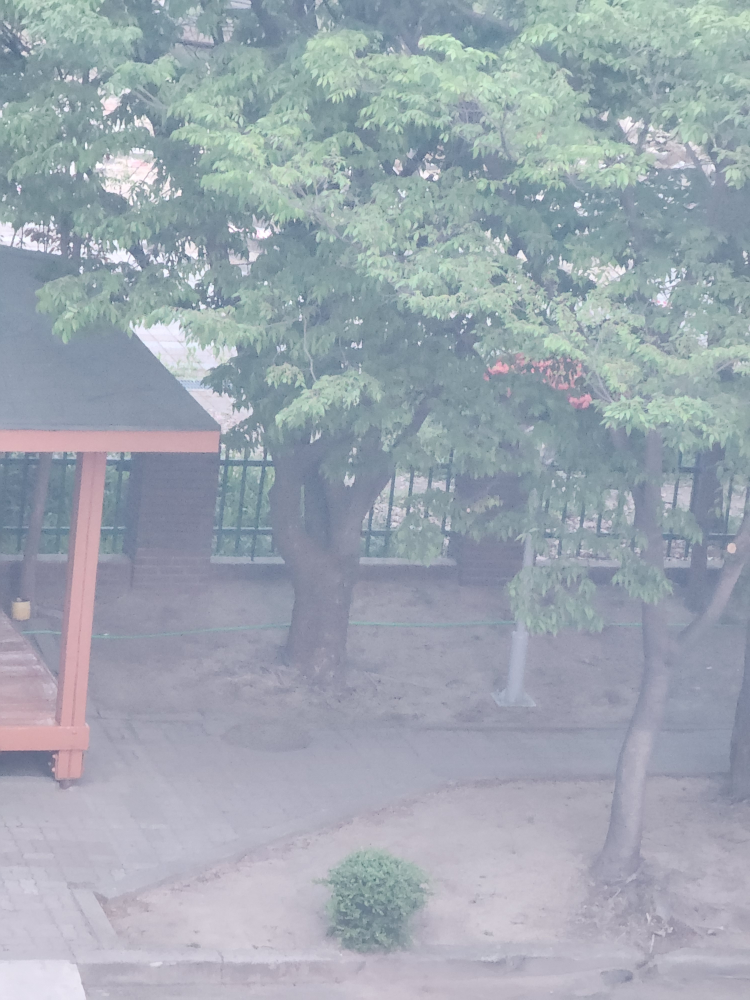
#> input picture img/1.jpg, 3000 x 4000 px (shown at 1/4 size); its folder holds 4 pictures in this run
$ python image_stitching.py
#> lines starting #> are read from the running program, lines starting #| are printed output that depends on the picture; after the words box and inside, x2 and y2 are one past the last pixel; in counts of white or black regions, pixels touching at a corner belong together
import numpy as np
import cv2 as cv

# Load images
TargetPX=900
imgs=[]
for j in range(1, 5):
    img = cv.imread(f'img/{j}.jpg')
#> img is the input picture: shape (4000, 3000, 3); mean B, G, R 177.2, 167.4, 158.2
    assert (img is not None), 'Cannot read the given images'
    # 가로를 TargetPX로 고정하고 세로 비율 유지
    target_width = TargetPX
    aspect_ratio = img.shape[0] / img.shape[1] # 세로/가로 비율
#> aspect_ratio = 1.33
    target_height = int(target_width * aspect_ratio)
#> target_height = 1200
    dim = (target_width, target_height)
#> dim = (900, 1200)
    img = cv.resize(img, dim, interpolation=cv.INTER_AREA)
#> img: shape (1200, 900, 3)

    imgs.append(img)

# Retrieve matching points
fdetector = cv.BRISK_create()
fmatcher = cv.DescriptorMatcher_create('BruteForce-Hamming')
for i, img in enumerate(imgs):
    # 투명도 부여 초기값 255(불투명)
    b, g, r = cv.split(img)
    alpha = np.ones(b.shape, dtype=b.dtype) * 255
    img = cv.merge((b, g, r, alpha))
    if i == 0:
        img_merged = img
    else:
        keypoints_merged, descriptors_merged = fdetector.detectAndCompute(img_merged, None)
        keypoints, descriptors = fdetector.detectAndCompute(img, None)
        match = fmatcher.match(descriptors_merged, descriptors)

        # Calculate planar homography and merge two images
        pts1, pts2 = [], []
        for i in range(len(match)):
            pts1.append(keypoints_merged[match[i].queryIdx].pt)
            pts2.append(keypoints[match[i].trainIdx].pt)
        pts1 = np.array(pts1, dtype=np.float32)
        pts2 = np.array(pts2, dtype=np.float32)

        H, inlier_mask = cv.findHomography(pts2, pts1, cv.RANSAC)

        # img의 네 모서리 좌표 (좌상, 좌하, 우하, 우상)
        h, w = img.shape[:2]
        corners = np.array([[0, 0], [0, h], [w, h], [w, 0]], dtype='float32').reshape(-1, 1, 2)
        # H를 이용해 이 모서리들이 img2 좌표계에서 어디에 찍히는지 계산 (Perspective Transform)
        transformed_corners = cv.perspectiveTransform(corners, H)
        # x, y좌표 구분
        x_coords = transformed_corners[:, 0, 0]
        y_coords = transformed_corners[:, 0, 1]

        min_x, max_x = np.min(x_coords), np.max(x_coords)
        min_y, max_y = np.min(y_coords), np.max(y_coords)
        # 붙일 이미지가 왼쪽에 있을 경우 오른쪽으로 평행이동해서 정상적으로 붙이기
        dx = int(max(0, -min_x))
        dy = int(max(0, -min_y))
        # 합쳐진 이미지의 추정 사이즈
        dist_x = int(max(img_merged.shape[1], max_x) + dx)
        dist_y = int(max(img_merged.shape[0], max_y) + dy)

        # 이동 행렬 생성
        T = np.array([[1, 0, dx], [0, 1, dy], [0, 0, 1]], dtype=np.float32)
        H = T @ H

        result_img = cv.warpPerspective(img, H, (dist_x, dist_y)) # Perspective Transform
        # 기존 이미지를 새 캔버스에 배치 (덮어쓰기)
        #result_img[dy:img_merged.shape[0]+dy,dx:img_merged.shape[1]+dx] = img_merged

        # 1. 기존 이미지가 들어갈 영역(ROI)을 잘라냅니다.
        roi = result_img[dy:img_merged.shape[0]+dy, dx:img_merged.shape[1]+dx]

        # 기존 이미지(img_merged)에서 검은색이 아닌 부분(실제 그림) 마스크 생성
        img_merged_gray = cv.cvtColor(img_merged, cv.COLOR_BGRA2GRAY)
        _, mask = cv.threshold(img_merged_gray, 1, 255, cv.THRESH_BINARY)
        mask_inv = cv.bitwise_not(mask)

        # 마스크를 이용해 합성 (배경 제외)
        img_bg = cv.bitwise_and(roi, roi, mask=mask_inv)
        img_fg = cv.bitwise_and(img_merged, img_merged, mask=mask)

        # 두 영역을 합쳐서 다시 넣습니다.
        result_img[dy:img_merged.shape[0]+dy, dx:img_merged.shape[1]+dx] = cv.add(img_bg, img_fg)

        img_merged = result_img

        # 검은 배경 투명하게
        gray = cv.cvtColor(img_merged, cv.COLOR_BGR2GRAY)
        is_black = (gray < 1)
        img_merged[is_black, 3] = 0
#> this loop made 4 passes
#> pass 1, `b, g, r = cv.split(img)`:
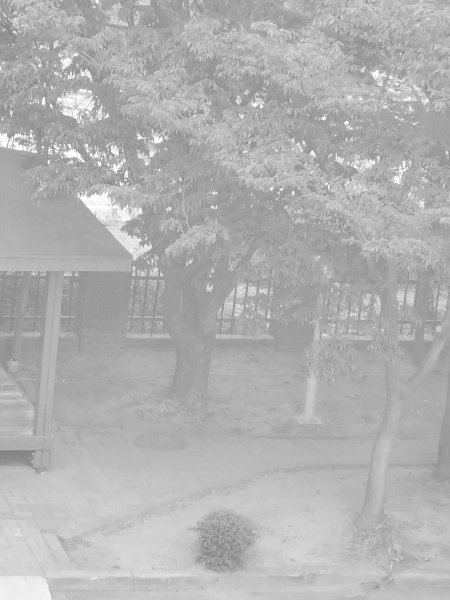
#> b: shape (1200, 900) (shown at 1/2 size); min 108, max 255, mean 177.2
#> pass 1, `b, g, r = cv.split(img)`:
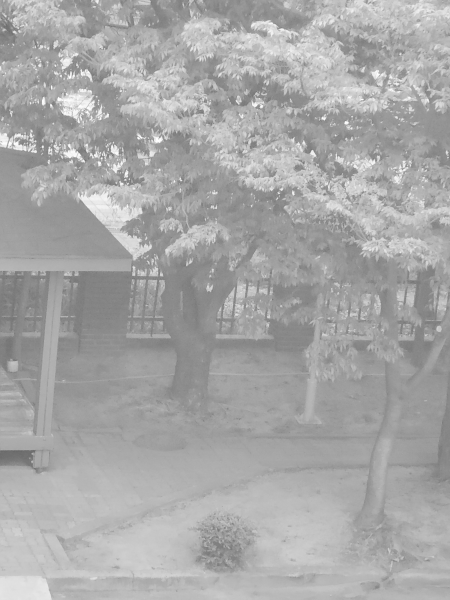
#> g: shape (1200, 900) (shown at 1/2 size); min 96, max 255, mean 167.4
#> pass 1, `b, g, r = cv.split(img)`:
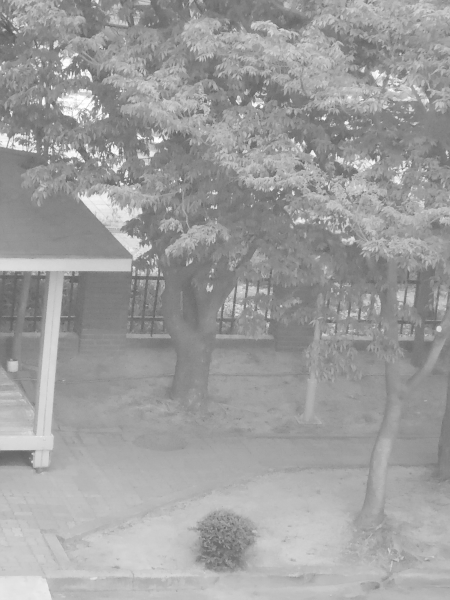
#> r: shape (1200, 900) (shown at 1/2 size); min 76, max 255, mean 158.2
#> after the loop: img_bg: shape (1650, 1797, 4); every value is 0
#> after the loop:
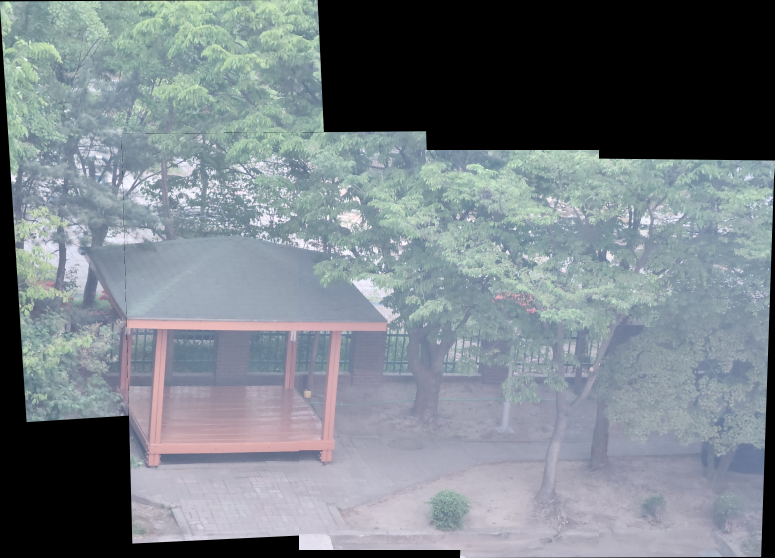
#> img_merged: shape (1673, 2323, 4) (shown at 1/3 size); mean of channels 0, 1, 2, 3 134.1, 127.6, 119.3, 196.8; drawn as B, G, R
#> after the loop:
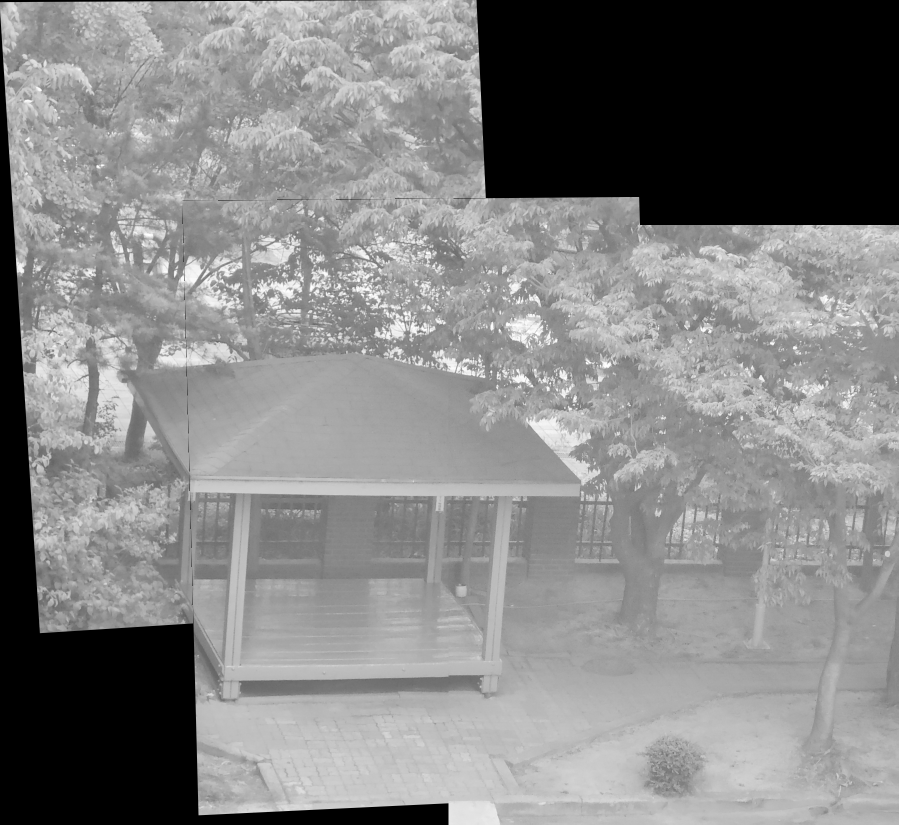
#> img_merged_gray: shape (1650, 1797) (shown at 1/2 size); min 0, max 255, mean 132.2
#> after the loop:
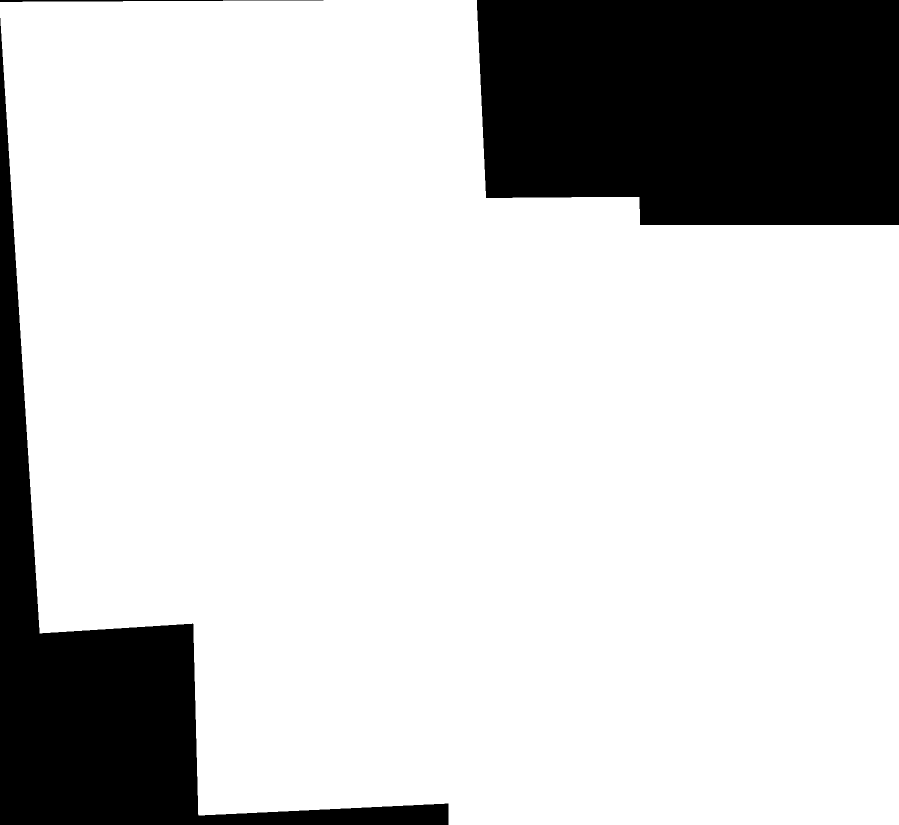
#> mask: shape (1650, 1797) (shown at 1/2 size); 80.5% white; 3 black regions, box (x1, y1, x2, y2) and area: (954, 0, 1797, 450) 357875, (0, 36, 897, 1650) 217716, (0, 0, 647, 4) 1384
#> after the loop:
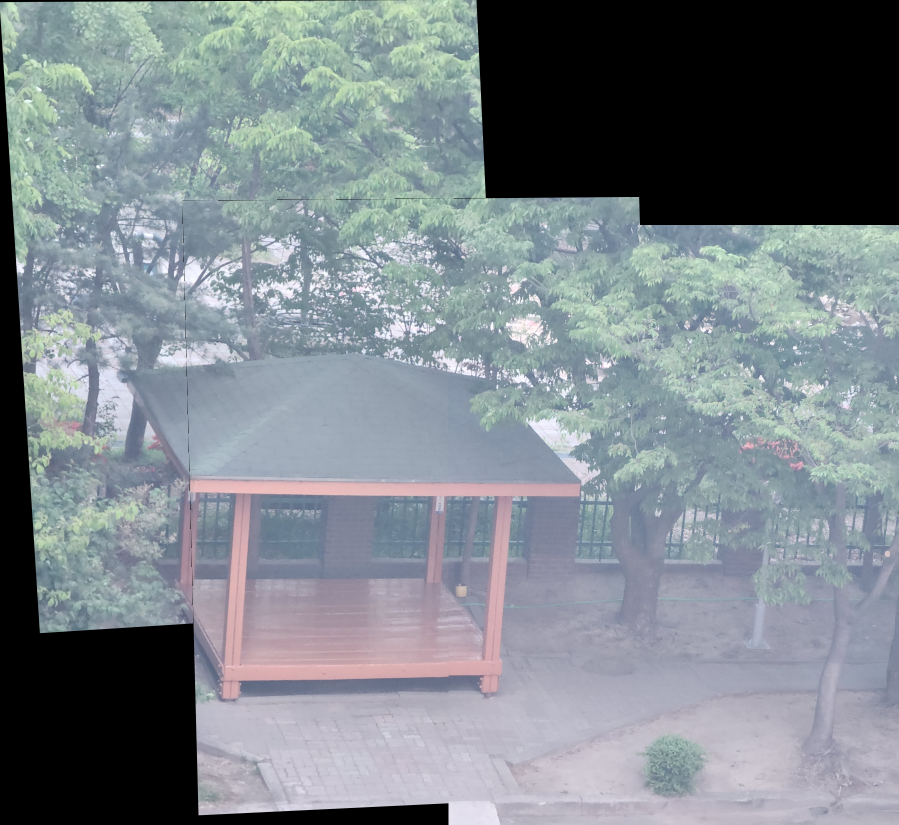
#> roi: shape (1650, 1797, 4) (shown at 1/2 size); mean of channels 0, 1, 2, 3 140.1, 134, 125.6, 205.1; drawn as B, G, R

cv.imwrite('stitched_result.png', img_merged)
cv.imshow("result", img_merged)
cv.waitKey(0)
cv.destroyAllWindows()
